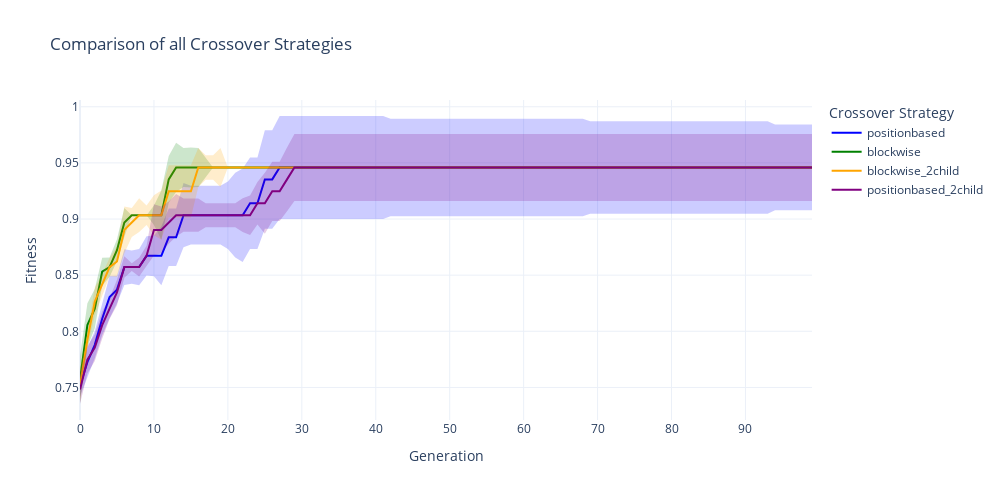

The notebook cell this image was saved under:
### Markdown cell above
## All Crossover Comparison

### Code cell
def compare_all_crossover_strategies(results_df, title="Comparison of all Crossover Strategies", first_gen=0, last_gen=None):
    """
    Compare the average median performance of different crossover strategies.
    """
    if last_gen is None:
        last_gen = len(results_df)

    df_slice = results_df.iloc[first_gen:last_gen].copy()

    #define crossover strategy labels based on substrings in the column names
    crossover_labels = ["positionbased", "blockwise", "blockwise_2child", "positionbased_2child"]
    colors = {
        "positionbased": "blue",
        "positionbased_2child": "purple",
        "blockwise": "green",
        "blockwise_2child": "orange"
    }
    shadings = {
        "positionbased": "rgba(0,0,255,0.2)",
        "positionbased_2child": "rgba(128,0,128,0.2)",
        "blockwise": "rgba(0,128,0,0.2)",
        "blockwise_2child": "rgba(255,165,0,0.2)"
    }

    fig = go.Figure()

    for crossover in crossover_labels:
        crossover_cols = [col for col in df_slice.columns if f"{crossover}|" in col]
        if not crossover_cols:
            continue

        all_medians = []
        for col in crossover_cols:
            expanded = pd.DataFrame(df_slice[col].tolist(), index=df_slice.index)
            median_vals = expanded.median(axis=1)
            all_medians.append(median_vals)

        aggregated_medians = pd.concat(all_medians, axis=1).median(axis=1)
        aggregated_std = pd.concat(all_medians, axis=1).std(axis=1)

        #shaded area
        fig.add_trace(go.Scatter(
            x=list(df_slice.index) + list(df_slice.index[::-1]),
            y=list(aggregated_medians - aggregated_std) + list((aggregated_medians + aggregated_std)[::-1]),
            fill='toself',
            fillcolor=shadings[crossover],
            line=dict(color='rgba(255,255,255,0)'),
            hoverinfo="skip",
            showlegend=False
        ))

        #median curve
        fig.add_trace(go.Scatter(
            x=df_slice.index,
            y=aggregated_medians,
            mode='lines',
            name=crossover,
            line=dict(color=colors[crossover])
        ))

    fig.update_layout(
        title=title,
        xaxis_title="Generation",
        yaxis_title="Fitness",
        height=500,
        width=1000,
        legend_title="Crossover Strategy",
        template="plotly_white"
    )

    fig.show()

compare_all_crossover_strategies(df, last_gen=100)

### Figure 1 — Plotly figure (JSON) as saved in the notebook; plotly's stock layout.template omitted (floating-point values rounded to 4 significant figures; data arrays with more than 128 entries replaced by an {"elided": "..."} marker saying what was removed)
{"data": [{"fill": "toself", "fillcolor": "rgba(0,0,255,0.2)", "hoverinfo": "skip", "line": {"color": "rgba(255,255,255,0)"}, "showlegend": false, "type": "scatter", "x": {"elided": "200 int values"}, "y": {"elided": "200 float values"}}, {"line": {"color": "blue"}, "mode": "lines", "name": "positionbased", "type": "scatter", "x": [0, 1, 2, 3, 4, 5, 6, 7, 8, 9, 10, 11, 12, 13, 14, 15, 16, 17, 18, 19, 20, 21, 22, 23, 24, 25, 26, 27, 28, 29, 30, 31, 32, 33, 34, 35, 36, 37, 38, 39, 40, 41, 42, 43, 44, 45, 46, 47, 48, 49, 50, 51, 52, 53, 54, 55, 56, 57, 58, 59, 60, 61, 62, 63, 64, 65, 66, 67, 68, 69, 70, 71, 72, 73, 74, 75, 76, 77, 78, 79, 80, 81, 82, 83, 84, 85, 86, 87, 88, 89, 90, 91, 92, 93, 94, 95, 96, 97, 98, 99], "y": [0.7515, 0.7725, 0.788, 0.8111, 0.8304, 0.8371, 0.8572, 0.8572, 0.8572, 0.8672, 0.8672, 0.8672, 0.8838, 0.8838, 0.9034, 0.9034, 0.9034, 0.9034, 0.9034, 0.9034, 0.9034, 0.9034, 0.9034, 0.9141, 0.9141, 0.9353, 0.9353, 0.9459, 0.9459, 0.9459, 0.9459, 0.9459, 0.9459, 0.9459, 0.9459, 0.9459, 0.9459, 0.9459, 0.9459, 0.9459, 0.9459, 0.9459, 0.9459, 0.9459, 0.9459, 0.9459, 0.9459, 0.9459, 0.9459, 0.9459, 0.9459, 0.9459, 0.9459, 0.9459, 0.9459, 0.9459, 0.9459, 0.9459, 0.9459, 0.9459, 0.9459, 0.9459, 0.9459, 0.9459, 0.9459, 0.9459, 0.9459, 0.9459, 0.9459, 0.9459, 0.9459, 0.9459, 0.9459, 0.9459, 0.9459, 0.9459, 0.9459, 0.9459, 0.9459, 0.9459, 0.9459, 0.9459, 0.9459, 0.9459, 0.9459, 0.9459, 0.9459, 0.9459, 0.9459, 0.9459, 0.9459, 0.9459, 0.9459, 0.9459, 0.9459, 0.9459, 0.9459, 0.9459, 0.9459, 0.9459]}, {"fill": "toself", "fillcolor": "rgba(0,128,0,0.2)", "hoverinfo": "skip", "line": {"color": "rgba(255,255,255,0)"}, "showlegend": false, "type": "scatter", "x": {"elided": "200 int values"}, "y": {"elided": "200 float values"}}, {"line": {"color": "green"}, "mode": "lines", "name": "blockwise", "type": "scatter", "x": [0, 1, 2, 3, 4, 5, 6, 7, 8, 9, 10, 11, 12, 13, 14, 15, 16, 17, 18, 19, 20, 21, 22, 23, 24, 25, 26, 27, 28, 29, 30, 31, 32, 33, 34, 35, 36, 37, 38, 39, 40, 41, 42, 43, 44, 45, 46, 47, 48, 49, 50, 51, 52, 53, 54, 55, 56, 57, 58, 59, 60, 61, 62, 63, 64, 65, 66, 67, 68, 69, 70, 71, 72, 73, 74, 75, 76, 77, 78, 79, 80, 81, 82, 83, 84, 85, 86, 87, 88, 89, 90, 91, 92, 93, 94, 95, 96, 97, 98, 99], "y": [0.757, 0.8055, 0.8202, 0.8531, 0.8572, 0.8722, 0.8969, 0.9034, 0.9034, 0.9034, 0.9034, 0.9034, 0.9353, 0.9459, 0.9459, 0.9459, 0.9459, 0.9459, 0.9459, 0.9459, 0.9459, 0.9459, 0.9459, 0.9459, 0.9459, 0.9459, 0.9459, 0.9459, 0.9459, 0.9459, 0.9459, 0.9459, 0.9459, 0.9459, 0.9459, 0.9459, 0.9459, 0.9459, 0.9459, 0.9459, 0.9459, 0.9459, 0.9459, 0.9459, 0.9459, 0.9459, 0.9459, 0.9459, 0.9459, 0.9459, 0.9459, 0.9459, 0.9459, 0.9459, 0.9459, 0.9459, 0.9459, 0.9459, 0.9459, 0.9459, 0.9459, 0.9459, 0.9459, 0.9459, 0.9459, 0.9459, 0.9459, 0.9459, 0.9459, 0.9459, 0.9459, 0.9459, 0.9459, 0.9459, 0.9459, 0.9459, 0.9459, 0.9459, 0.9459, 0.9459, 0.9459, 0.9459, 0.9459, 0.9459, 0.9459, 0.9459, 0.9459, 0.9459, 0.9459, 0.9459, 0.9459, 0.9459, 0.9459, 0.9459, 0.9459, 0.9459, 0.9459, 0.9459, 0.9459, 0.9459]}, {"fill": "toself", "fillcolor": "rgba(255,165,0,0.2)", "hoverinfo": "skip", "line": {"color": "rgba(255,255,255,0)"}, "showlegend": false, "type": "scatter", "x": {"elided": "200 int values"}, "y": {"elided": "200 float values"}}, {"line": {"color": "orange"}, "mode": "lines", "name": "blockwise_2child", "type": "scatter", "x": [0, 1, 2, 3, 4, 5, 6, 7, 8, 9, 10, 11, 12, 13, 14, 15, 16, 17, 18, 19, 20, 21, 22, 23, 24, 25, 26, 27, 28, 29, 30, 31, 32, 33, 34, 35, 36, 37, 38, 39, 40, 41, 42, 43, 44, 45, 46, 47, 48, 49, 50, 51, 52, 53, 54, 55, 56, 57, 58, 59, 60, 61, 62, 63, 64, 65, 66, 67, 68, 69, 70, 71, 72, 73, 74, 75, 76, 77, 78, 79, 80, 81, 82, 83, 84, 85, 86, 87, 88, 89, 90, 91, 92, 93, 94, 95, 96, 97, 98, 99], "y": [0.7516, 0.7925, 0.8265, 0.8413, 0.8572, 0.8622, 0.8903, 0.8969, 0.9034, 0.9034, 0.9034, 0.9034, 0.9247, 0.9247, 0.9247, 0.9247, 0.9459, 0.9459, 0.9459, 0.9459, 0.9459, 0.9459, 0.9459, 0.9459, 0.9459, 0.9459, 0.9459, 0.9459, 0.9459, 0.9459, 0.9459, 0.9459, 0.9459, 0.9459, 0.9459, 0.9459, 0.9459, 0.9459, 0.9459, 0.9459, 0.9459, 0.9459, 0.9459, 0.9459, 0.9459, 0.9459, 0.9459, 0.9459, 0.9459, 0.9459, 0.9459, 0.9459, 0.9459, 0.9459, 0.9459, 0.9459, 0.9459, 0.9459, 0.9459, 0.9459, 0.9459, 0.9459, 0.9459, 0.9459, 0.9459, 0.9459, 0.9459, 0.9459, 0.9459, 0.9459, 0.9459, 0.9459, 0.9459, 0.9459, 0.9459, 0.9459, 0.9459, 0.9459, 0.9459, 0.9459, 0.9459, 0.9459, 0.9459, 0.9459, 0.9459, 0.9459, 0.9459, 0.9459, 0.9459, 0.9459, 0.9459, 0.9459, 0.9459, 0.9459, 0.9459, 0.9459, 0.9459, 0.9459, 0.9459, 0.9459]}, {"fill": "toself", "fillcolor": "rgba(128,0,128,0.2)", "hoverinfo": "skip", "line": {"color": "rgba(255,255,255,0)"}, "showlegend": false, "type": "scatter", "x": {"elided": "200 int values"}, "y": {"elided": "200 float values"}}, {"line": {"color": "purple"}, "mode": "lines", "name": "positionbased_2child", "type": "scatter", "x": [0, 1, 2, 3, 4, 5, 6, 7, 8, 9, 10, 11, 12, 13, 14, 15, 16, 17, 18, 19, 20, 21, 22, 23, 24, 25, 26, 27, 28, 29, 30, 31, 32, 33, 34, 35, 36, 37, 38, 39, 40, 41, 42, 43, 44, 45, 46, 47, 48, 49, 50, 51, 52, 53, 54, 55, 56, 57, 58, 59, 60, 61, 62, 63, 64, 65, 66, 67, 68, 69, 70, 71, 72, 73, 74, 75, 76, 77, 78, 79, 80, 81, 82, 83, 84, 85, 86, 87, 88, 89, 90, 91, 92, 93, 94, 95, 96, 97, 98, 99], "y": [0.7481, 0.7747, 0.7854, 0.8055, 0.8202, 0.8346, 0.8572, 0.8572, 0.8572, 0.8672, 0.8903, 0.8903, 0.8969, 0.9034, 0.9034, 0.9034, 0.9034, 0.9034, 0.9034, 0.9034, 0.9034, 0.9034, 0.9034, 0.9034, 0.9141, 0.9141, 0.9247, 0.9247, 0.9353, 0.9459, 0.9459, 0.9459, 0.9459, 0.9459, 0.9459, 0.9459, 0.9459, 0.9459, 0.9459, 0.9459, 0.9459, 0.9459, 0.9459, 0.9459, 0.9459, 0.9459, 0.9459, 0.9459, 0.9459, 0.9459, 0.9459, 0.9459, 0.9459, 0.9459, 0.9459, 0.9459, 0.9459, 0.9459, 0.9459, 0.9459, 0.9459, 0.9459, 0.9459, 0.9459, 0.9459, 0.9459, 0.9459, 0.9459, 0.9459, 0.9459, 0.9459, 0.9459, 0.9459, 0.9459, 0.9459, 0.9459, 0.9459, 0.9459, 0.9459, 0.9459, 0.9459, 0.9459, 0.9459, 0.9459, 0.9459, 0.9459, 0.9459, 0.9459, 0.9459, 0.9459, 0.9459, 0.9459, 0.9459, 0.9459, 0.9459, 0.9459, 0.9459, 0.9459, 0.9459, 0.9459]}], "layout": {"height": 500, "legend": {"title": {"text": "Crossover Strategy"}}, "title": {"text": "Comparison of all Crossover Strategies"}, "width": 1000, "xaxis": {"title": {"text": "Generation"}}, "yaxis": {"title": {"text": "Fitness"}}}}
